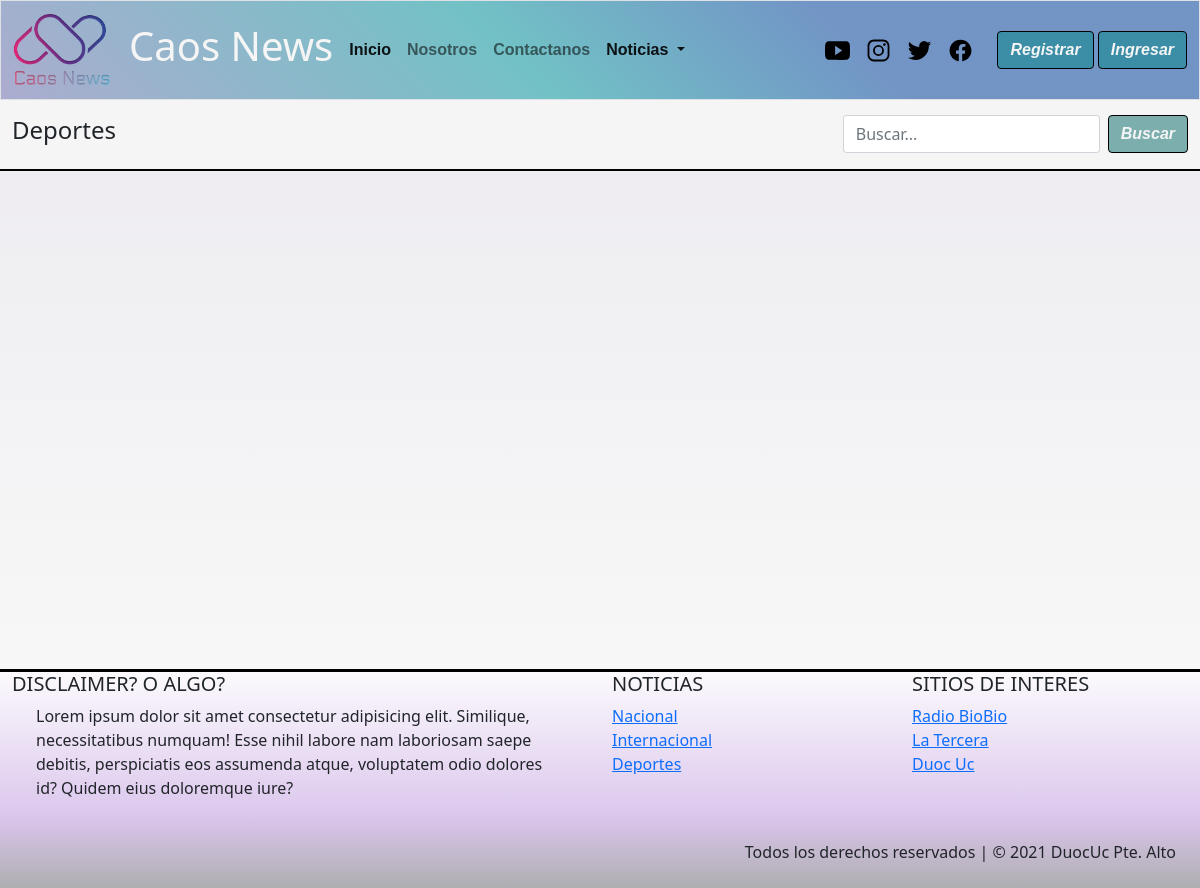
The app's page /Categoria/Deportes/, older data.
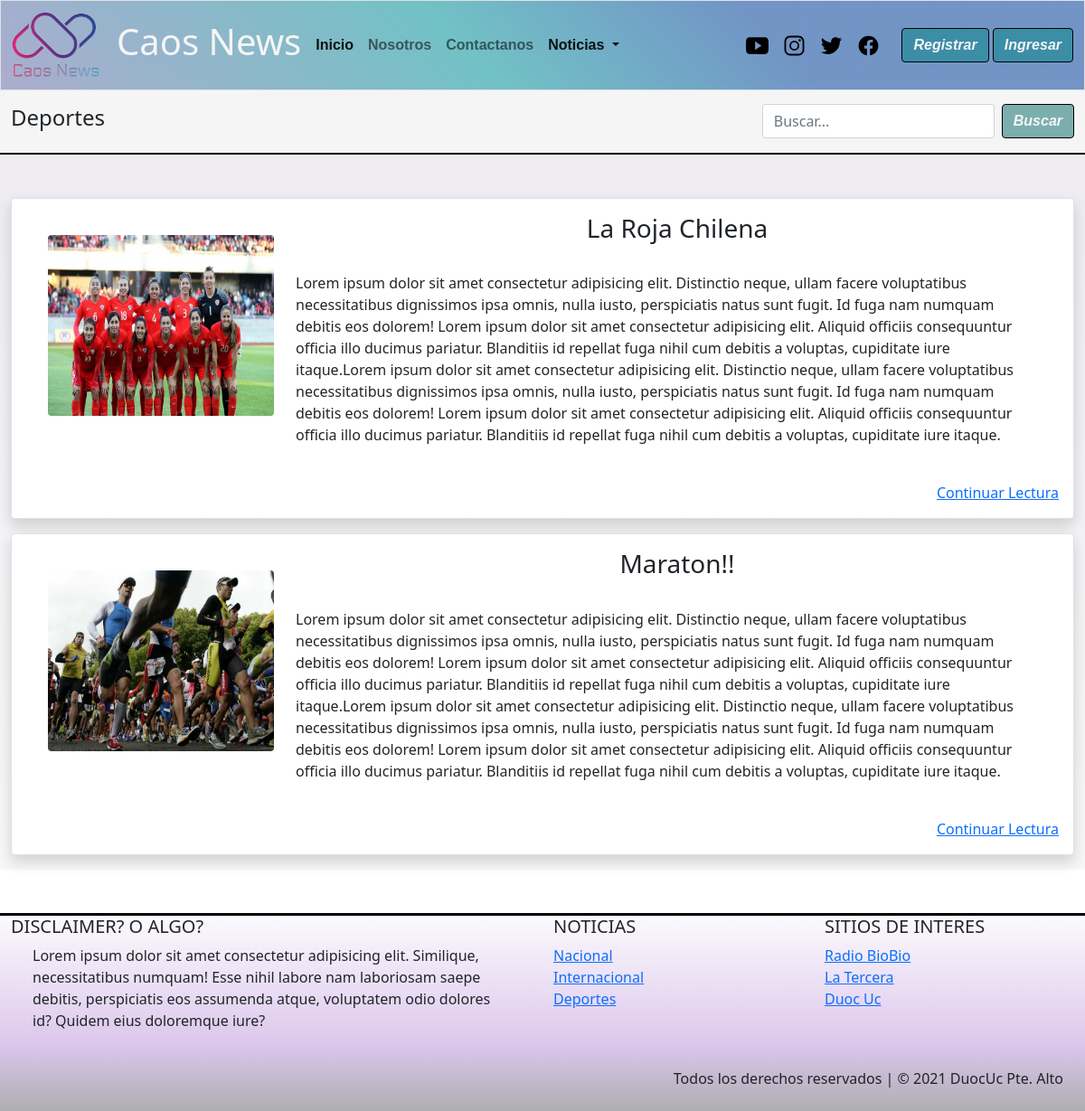
The same page, newer data.
### caos_news/models.py (models this page shows, shortened)
class Categoria(models.Model):
    cod_catg = models.IntegerField(primary_key=True)
    nombre_catg = models.CharField(max_length=50)

class Noticia(models.Model):
    nombre_not = models.CharField(primary_key= True, max_length=50)
    fecha_not = models.DateField(default=datetime.date.today)
    redac =  models.TextField()
    img_not = models.ImageField(upload_to='noticias',null=True)
    publicar = models.BooleanField(default=False)
    autor = models.CharField(null=True,max_length=25)
    categoria = models.ForeignKey(Categoria, on_delete=models.CASCADE)

### caos_news/views.py (the view)
# urls.py: path('Categoria/<id>/',categoria,name='categ'),
def categoria(request,id):
    cate_all = Categoria.objects.all()
    cate = Categoria.objects.get(nombre_catg=id)
    noti = Noticia.objects.filter(categoria=cate,publicar=True).order_by('-fecha_not')
    context = {"cate":cate,"cate_all":cate_all,"noti_all":noti}
    return render(request,"Categoria.html",context)

### caos_news/templates/Categoria.html (shortened to what this page needs)
{% extends 'base.html' %}
{% load static %}
{% block link_activos %}
                    <ul class="navbar-nav me-auto mb-2 mb-lg-0">
                        <li class="nav-item">
                            <a class="nav-link active" aria-current="page" href="{% url 'index'%}">Inicio</a>
                        </li>
                        <li class="nav-item">
                            <a class="nav-link" href="{% url 'nos' %}">Nosotros</a>
                        </li>
                        <li class="nav-item">
                            <a class="nav-link" href="{% url 'contac' %}">Contactanos</a>
                        </li>
                        <li class="nav-item dropdown">
                            <a class="nav-link active dropdown-toggle" href="#" id="navbarDropdown" role="button"
                                data-bs-toggle="dropdown" aria-expanded="false">
                                Noticias
                            </a>
                        </li>
{% endblock link_activos %}
{% block contenido %}
<main>
        <nav class="navbar sticky-top" id="barra-busqueda">
            <div class="container-fluid ">
                <span class="navbar-text">
                    <h4>{{cate.nombre_catg}}</h4>
                </span>
                <form class="d-flex">
                    <input class="form-control me-2" type="search" placeholder="Buscar..." aria-label="Search">
                    <button id="boton" class="btn btn-outline" type="submit">Buscar</button>
                </form>
            </div>
        </nav>
<section class="container-fluid mt-5 mb-5">
    <div class="row">
        <div class="col-12 col-lg-12">
             {% for noti in noti_all %}
            <div class="d-grid gap-3">
                <div class="p-3 bg-light border shadow mb-3 bg-body rounded">
                    <div class="float-start">
                        <img src="{{noti.img_not.url}}"
                            class=" m-4 rounded-2  animate__animated animate__fadeIn" alt="..." width="250"
                            height="200">
                    </div>
                    <div class="mx-auto m-l-3">
                        <div class="text m-l-2 md-sm-center animate__animated ">
                            <h3 class="text-center animate__animated animate__backInRight">{{noti.nombre_not}}</h3>
                            <p class="p-4">
                                {{noti.redac}}
                            </p>
                        </div>
                        <div class="text-end animate__animated animate__fadeInDown"><a
                                href="{% url 'noti' noti.nombre_not %}">Continuar Lectura</a>
                        </div>
                    </div>
                </div>
            </div>
             {% endfor %}
        </div>
    </div>
</section>
{% endblock contenido %}
{% block categorias %}
    {% for x in cate_all %}
        <li><a href="{% url 'categ' x.nombre_catg %}">{{x.nombre_catg}}</a></li>
    {% endfor %}
{% endblock categorias %}

Row changes from the older to the newer data that the page shows:
now on this page (row edited): Noticia: img_not (picture), nombre_not "La Roja Chilena", redac "Lorem ipsum dolor sit amet consectetur adipisicing elit. Distinctio neque, ullam facere voluptatibus necessitatibus dignissimos ipsa omnis, nulla iusto, perspiciatis natus sunt fugit. Id fuga nam numquam debitis eos dolorem! Lorem ipsum dolor sit amet consectetur adipisicing elit. Aliquid officiis consequuntur officia illo ducimus pariatur. Blanditiis id repellat fuga nihil cum debitis a voluptas, cupiditate iure itaque.Lorem ipsum dolor sit amet consectetur adipisicing elit. Distinctio neque, ullam facere voluptatibus necessitatibus dignissimos ipsa omnis, nulla iusto, perspiciatis natus sunt fugit. Id fuga nam numquam debitis eos dolorem! Lorem ipsum dolor sit amet consectetur adipisicing…"
now on this page (row edited): Noticia: img_not (picture), nombre_not "Maraton!!", redac "Lorem ipsum dolor sit amet consectetur adipisicing elit. Distinctio neque, ullam facere voluptatibus necessitatibus dignissimos ipsa omnis, nulla iusto, perspiciatis natus sunt fugit. Id fuga nam numquam debitis eos dolorem! Lorem ipsum dolor sit amet consectetur adipisicing elit. Aliquid officiis consequuntur officia illo ducimus pariatur. Blanditiis id repellat fuga nihil cum debitis a voluptas, cupiditate iure itaque.Lorem ipsum dolor sit amet consectetur adipisicing elit. Distinctio neque, ullam facere voluptatibus necessitatibus dignissimos ipsa omnis, nulla iusto, perspiciatis natus sunt fugit. Id fuga nam numquam debitis eos dolorem! Lorem ipsum dolor sit amet consectetur adipisicing…"
